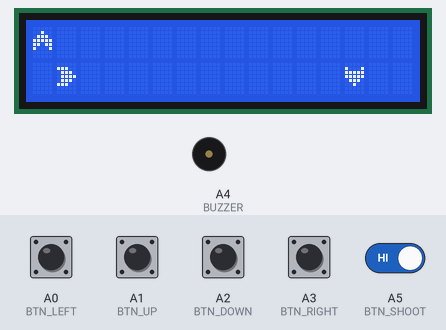
The sketch below on a simulated Arduino Uno, built with avr-gcc and run on an emulated ATmega328P. On the bench: 16×2 character LCD, buzzer (waves = sounding). The test bench sets the inputs (shaded band); at power-on: A0 (BTN_LEFT), A1 (BTN_UP), A2 (BTN_DOWN), A3 (BTN_RIGHT), A5 (BTN_SHOOT) HIGH. Random numbers use the default seed unless the sketch sets one.

Above: at 6.2 s.
6.3 s: A0 (BTN_LEFT) pulled LOW for 0.15 s
At 7.0 s:
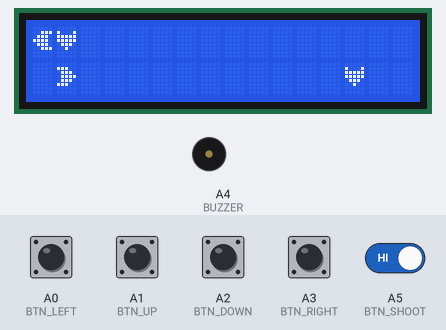
8.9 s: A1 (BTN_UP) pulled LOW for 0.15 s
At 10.8 s:
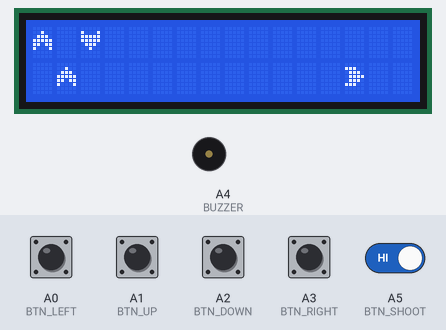
11.0 s: A2 (BTN_DOWN) pulled LOW for 0.15 s
At 13.7 s:
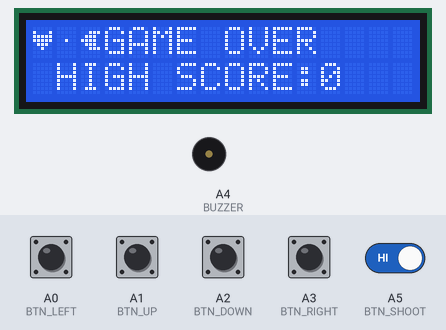
14.0 s: A0 (BTN_LEFT) driven LOW and A5 (BTN_SHOOT) driven LOW
At 16.6 s:
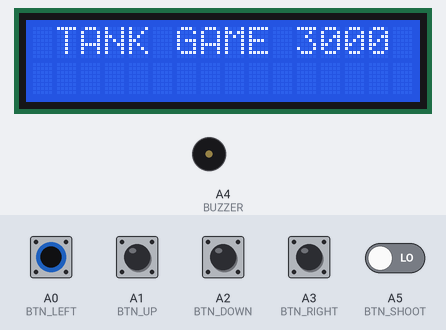
17.0 s: A5 (BTN_SHOOT) driven HIGH
At 19.8 s:
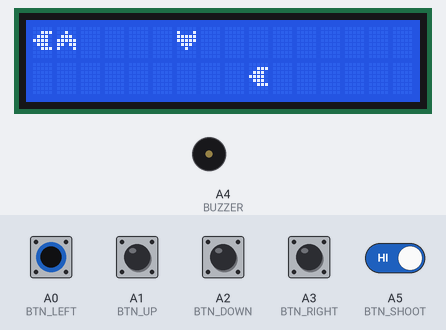
20.0 s: A3 (BTN_RIGHT) pulled LOW for 0.15 s
At 20.33 s:
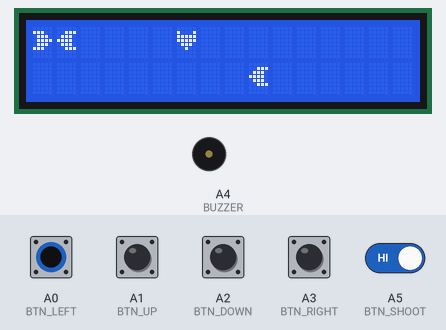
Timing chart, 0 to 23.0 s (numbered marks = the images above; inputs shaded):
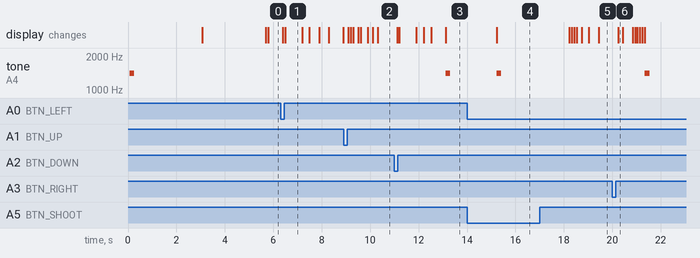

Measured:
- after the input at 14.0 s, tone on A4 (BUZZER): silent → 1400 Hz after 1.2 s, → silent 0.20 s later; the display: changes after 1.2 s (image 4)
- what the display in image 1 shows lasts 0.7 s, from 6.5 s to 7.2 s

The sketch:

sketch_tank_game.ino
```cpp
#include <LiquidCrystal.h>

#include "Enemies.h"
#include "Sprites.h"
#include "Tank.h"

#define LCD_COLUMNS 16
#define LCD_LINES 2
#define BTN_LEFT A0
#define BTN_UP A1
#define BTN_DOWN A2
#define BTN_RIGHT A3
#define BUZZER A4
#define BTN_SHOOT A5

#define RS 12
#define EN 11
#define D4 5
#define D5 4
#define D6 3
#define D7 2

const int TONE_SHOOT = 600;
const int TONE_HIT = 300;
const int TONE_BEGIN = 1400;

LiquidCrystal lcd(RS, EN, D4, D5, D6, D7);

Tanks::Tank player;
Game::Direction playerDirection;
bool isPlayerShooting = false;

Enemies::EnemyTank enemyList[3] = {
    Enemies::EnemyTank(),
    Enemies::EnemyTank(),
    Enemies::EnemyTank()};

int32_t score = 0;

bool isButtonPressed = false;

char currentFrame[LCD_LINES][LCD_COLUMNS];
char nextFrame[LCD_LINES][LCD_COLUMNS];

void setup() {
  lcd.begin(LCD_COLUMNS, LCD_LINES);
  resetGame();

  // Register buttons
  pinMode(BTN_UP, INPUT_PULLUP);
  pinMode(BTN_DOWN, INPUT_PULLUP);
  pinMode(BTN_LEFT, INPUT_PULLUP);
  pinMode(BTN_RIGHT, INPUT_PULLUP);
  pinMode(BTN_SHOOT, INPUT_PULLUP);

  // Register buzzer
  pinMode(BUZZER, OUTPUT);

  // Register custom chars
  lcd.createChar(Tanks::MOVE_UP, Sprites::spriteTankUp);
  lcd.createChar(Tanks::MOVE_DOWN, Sprites::spriteTankDown);
  lcd.createChar(Tanks::MOVE_LEFT, Sprites::spriteTankLeft);
  lcd.createChar(Tanks::MOVE_RIGHT, Sprites::spriteTankRight);
  lcd.createChar(Tanks::SHOOT, Sprites::spriteBullet);
}

void resetGame() {
  score = 0;

  // Reset frames
  for (int i = 0; i < LCD_LINES; i++) {
    for (int j = 0; j < LCD_COLUMNS; j++) {
      nextFrame[i][j] = ' ';
      currentFrame[i][j] = ' ';
    }
  }

  // Initiate player
  player.isAlive = true;

  // Initiate enemys
  for (auto &e : enemyList) {
    e.isAlive = false;
    e.bullet.isAlive = false;
  }

  // Start message
  lcd.clear();
  tone(BUZZER, TONE_BEGIN, 200);
  lcd.setCursor(LCD_COLUMNS / 2 - 7, LCD_LINES / 2 - 1);
  lcd.print(F("TANK GAME 3000"));
  delay(3000);
  lcd.clear();
}

void gameOver() {
  tone(BUZZER, TONE_BEGIN, 200);
  lcd.setCursor(LCD_COLUMNS / 2 - 5, LCD_LINES / 2 - 1);
  lcd.print(F("GAME OVER"));
  lcd.setCursor(LCD_COLUMNS / 2 - 7, LCD_LINES - 1);
  lcd.print(F("HIGH SCORE:"));
  lcd.print(score);
  delay(2000);
}

void readUserInput() {
  if (isButtonPressed) {
    isButtonPressed = false;
    return;
  }

  if (digitalRead(BTN_UP) == LOW) {
    playerDirection = Game::UP;
    isButtonPressed = true;
  };

  if (digitalRead(BTN_DOWN) == LOW) {
    playerDirection = Game::DOWN;
    isButtonPressed = true;
  };

  if (digitalRead(BTN_LEFT) == LOW) {
    playerDirection = Game::LEFT;
    isButtonPressed = true;
  }

  if (digitalRead(BTN_RIGHT) == LOW) {
    playerDirection = Game::RIGHT;
    isButtonPressed = true;
  }

  if (digitalRead(BTN_SHOOT) == LOW) {
    isPlayerShooting = true;
    isButtonPressed = true;
  }
}

void gameLogic() {
  executePlayerAction();
  playerCollisionCheck();
  tickEnemy();
  bulletCollisionCheck();
}

void executePlayerAction() {
  if (isButtonPressed) {
    if (isPlayerShooting) {
      if (!player.bullet.isAlive) {
        tone(BUZZER, TONE_SHOOT, 100);
        player.shoot();
      }
      isPlayerShooting = false;
    } else {
      player.move(playerDirection);
    }
  }
  player.bullet.move(player.bullet.direction);
}

void playerCollisionCheck() {
  for (auto e : enemyList) {
    player.entityCollisionAvoidance(&e);
  };
  player.wallCollisionAvoidance(LCD_COLUMNS, LCD_LINES);
  player.bullet.wallCollisionAvoidance(LCD_COLUMNS, LCD_LINES);
}

void tickEnemy() {
  for (auto &e : enemyList) {
    if (e.isAlive) {
      e.tick();
      e.bullet.move(e.bullet.direction);
      e.entityCollisionAvoidance(&player);
      e.wallCollisionAvoidance(LCD_COLUMNS, LCD_LINES);
      e.bullet.wallCollisionAvoidance(LCD_COLUMNS, LCD_LINES);
    } else {
      e.spawn(LCD_COLUMNS, LCD_LINES, player);
    }
  }
}

void bulletCollisionCheck() {
  // Check if bullet hits enemy
  if (player.bullet.isAlive) {
    for (auto &e : enemyList) {
      if (e.isAlive) {
        if (player.bullet.x == e.x &&
            player.bullet.y == e.y) {
          score++;
          player.bullet.destroy();
          e.destroy();
          tone(BUZZER, TONE_HIT, 100);
        }
      }
    }
  }

  // Check if bullet hits player
  for (auto &e : enemyList) {
    if (e.isAlive) {
      if (e.bullet.isAlive) {
        if (e.bullet.x == player.x &&
            e.bullet.y == player.y) {
          e.bullet.destroy();
          player.destroy();
          gameOver();
          return;
        }
      }
    }
  }
}

void drawFrame() {
  for (int i = 0; i < LCD_LINES; i++) {
    for (int j = 0; j < LCD_COLUMNS; j++) {
      if (currentFrame[i][j] != nextFrame[i][j]) {
        lcd.setCursor(j, i);
        lcd.write(nextFrame[i][j]);
        currentFrame[i][j] = nextFrame[i][j];
      }
    }
  }
}

void generateNextFrame() {
  for (int i = 0; i < LCD_LINES; i++) {
    for (int j = 0; j < LCD_COLUMNS; j++) {
      nextFrame[i][j] = ' ';
    }
  }
  for (auto &e : enemyList) {
    if (e.bullet.isAlive) {
      nextFrame[e.bullet.y][e.bullet.x] = Tanks::SHOOT;
    }

    if (e.isAlive) {
      nextFrame[e.y][e.x] = e.direction;
    }
  }

  if (player.bullet.isAlive) {
    nextFrame[player.bullet.y][player.bullet.x] = Tanks::SHOOT;
  }

  nextFrame[player.y][player.x] = player.direction;
}

void loop() {
  if (player.isAlive) {
    readUserInput();
    generateNextFrame();
    drawFrame();
    gameLogic();
  } else {
    if (digitalRead(BTN_SHOOT) == LOW) {
      resetGame();
    }
  };
  delay(100);
}
```

Bullet.cpp
```cpp
#include "Bullet.h"

namespace Bullets {
void Bullet::wallCollisionAvoidance(int8_t xMax, int8_t yMax) {
  if (this->x < 0 || this->x >= xMax ||
      this->y < 0 || this->y >= yMax) {
    this->isAlive = false;
  }
}
}  // namespace Bullets
```

Bullet.h
```cpp
#ifndef BULLET_H
#define BULLET_H

#include "Entity.h"

namespace Bullets {
class Bullet : public Game::Entity {
 public:
  void wallCollisionAvoidance(int8_t xMax, int8_t yMax);
};
};  // namespace Bullets

#endif
```

Enemies.cpp
```cpp
#include "Enemies.h"

#include <stdlib.h>

#include "Tank.h"

namespace Enemies {
void EnemyTank::spawn(int8_t maxX, int8_t maxY, Tank &player) {
  if (rand() % 1000 > 950) {
    this->x = rand() % maxX;
    this->y = rand() % maxY;
    this->direction = (Game::Direction)(rand() % 4);
    this->isAlive = true;

    if (this->x == player.x && this->y == player.y) {
      if (this->x >= maxX) {
        this->x--;
      } else {
        this->x++;
      }
    }
  }
}

void EnemyTank::tick() {
  if (this->isAlive) {
    int8_t action = rand() % 60;
    switch (action) {
      case Tanks::MOVE_UP:
        this->move(Game::UP);
        break;
      case Tanks::MOVE_DOWN:
        this->move(Game::DOWN);
        break;
      case Tanks::MOVE_LEFT:
        this->move(Game::LEFT);
        break;
      case Tanks::MOVE_RIGHT:
        this->move(Game::RIGHT);
        break;
      case Tanks::SHOOT:
        this->shoot();
        break;
      default:
        break;
    }
  }
}

}  // namespace Enemies
```

Enemies.h
```cpp
#ifndef ENEMIES_H
#define ENEMIES_H

#include <stdint.h>

#include "Tank.h"

namespace Enemies {

class EnemyTank : public Tanks::Tank {
 public:
  void spawn(int8_t xMax, int8_t yMax, Tank &player);
  void tick();
};

}  // namespace Enemies

#endif
```

Entity.cpp
```cpp
#include "Entity.h"

namespace Game {
void Entity::move(Direction direction) {
  if (this->isAlive) {
    if (this->direction != direction) {
      this->direction = direction;
    } else {
      switch (direction) {
        case UP:
          y--;
          break;
        case DOWN:
          y++;
          break;
        case LEFT:
          x--;
          break;
        case RIGHT:
          x++;
          break;
        default:
          break;
      }
    }
  }
}

void Entity::entityCollisionAvoidance(Entity *otherEntity) {
  if (otherEntity->isAlive) {
    if (this->x == otherEntity->x && this->y == otherEntity->y) {
      switch (this->direction) {
        case UP:
          this->y++;
          break;
        case DOWN:
          this->y--;
          break;
        case LEFT:
          this->x++;
          break;
        case RIGHT:
          this->x--;
          break;
        default:
          break;
      }
    }
  }
}

void Entity::wallCollisionAvoidance(int8_t xMax, int8_t yMax) {
  if (this->x < 0) {
    this->x = 0;
  } else if (this->x >= xMax) {
    this->x -= 1;
  }

  if (this->y < 0) {
    this->y = 0;
  } else if (this->y >= yMax) {
    this->y -= 1;
  }
}

void Entity::destroy() {
  this->isAlive = false;
  this->x = 0;
  this->y = 0;
  this->direction = UP;
}

}  // namespace Game
```

Entity.h
```cpp
#ifndef ENTITY_H
#define ENTITY_H

#include <stdint.h>

namespace Game {
enum Direction : uint8_t {
  UP,
  DOWN,
  LEFT,
  RIGHT
};

class Entity {
 public:
  int8_t x;
  int8_t y;
  Direction direction;
  bool isAlive;

  Entity() {
    x = 0;
    y = 0;
    direction = UP;
    isAlive = false;
  }

  void move(Direction direction);
  void entityCollisionAvoidance(Entity *otherEntity);
  void wallCollisionAvoidance(int8_t xMax, int8_t yMax);
  void destroy();
};

}  // namespace Game

#endif
```

Sprites.h
```cpp
#ifndef SPRITES_H
#define SPRITES_H

namespace Sprites {

byte spriteTankUp[] = {
    B00000,
    B00100,
    B01110,
    B11111,
    B11011,
    B10001,
    B00000,
    B00000};

byte spriteTankDown[] = {
    B00000,
    B10001,
    B11111,
    B11111,
    B01110,
    B00100,
    B00000,
    B00000};

byte spriteTankLeft[] = {
    B00000,
    B00111,
    B01110,
    B11110,
    B01110,
    B00111,
    B00000,
    B00000};

byte spriteTankRight[] = {
    B00000,
    B11100,
    B01110,
    B01111,
    B01110,
    B11100,
    B00000,
    B00000};

byte spriteBullet[] = {
    B00000,
    B00000,
    B00000,
    B00100,
    B00000,
    B00000,
    B00000,
    B00000};

}  // namespace Sprites

#endif
```

Tank.cpp
```cpp
#include "Tank.h";

#include <stdlib.h>

#include "Entity.h"

namespace Tanks {
void Tank::shoot() {
  if (this->bullet.isAlive == false) {
    this->bullet.x = this->x;
    this->bullet.y = this->y;
    this->bullet.direction = this->direction;
    this->bullet.isAlive = true;
  }
}

void Tank::destroy() {
  this->Entity::destroy();
  this->bullet.destroy();
}

}  // namespace Tanks
```

Tank.h
```cpp
#ifndef TANK_H
#define TANK_H

#include "Bullet.h"
#include "Entity.h"

namespace Tanks {
class Tank : public Game::Entity {
 public:
  Bullets::Bullet bullet;

  void shoot();
  void destroy();
};

enum TankAction : uint8_t {
  MOVE_UP,
  MOVE_DOWN,
  MOVE_LEFT,
  MOVE_RIGHT,
  SHOOT
};

}  // namespace Tanks

#endif
```
